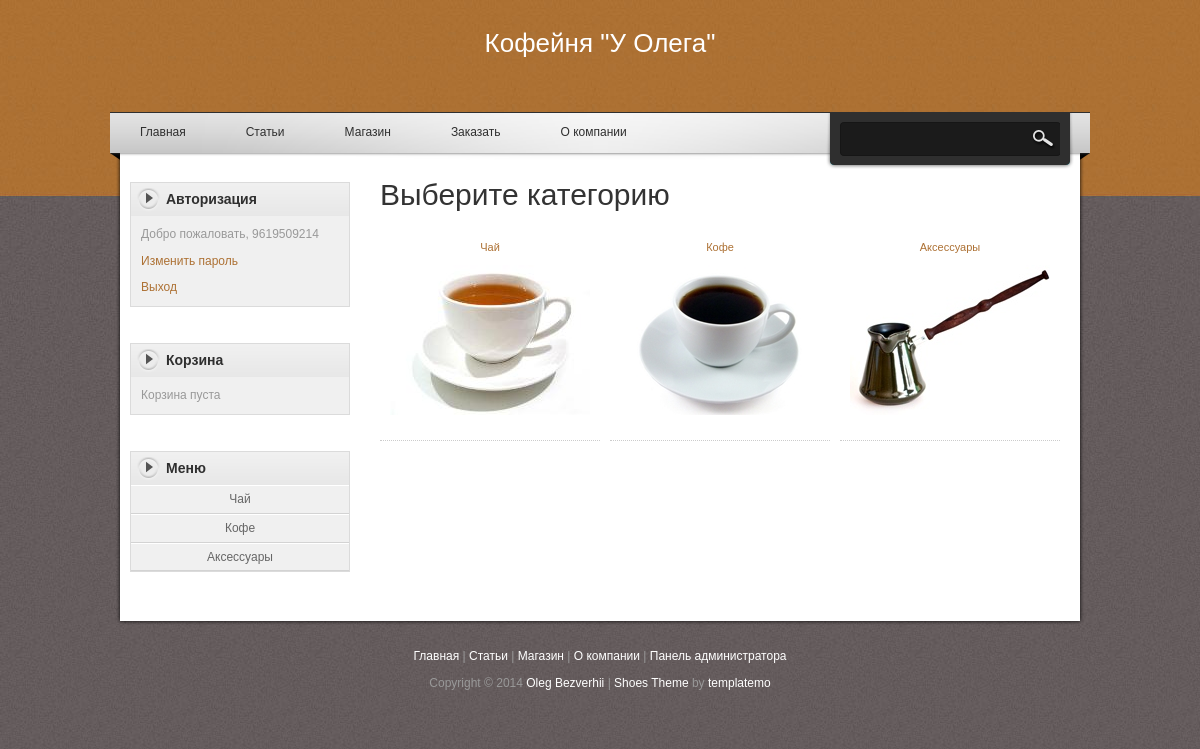
Screenshot of /?page=shop (signed in) with the database file from the repository.
### tables this page shows
CREATE TABLE IF NOT EXISTS `category` (
  `cat_id` tinyint(3) unsigned NOT NULL AUTO_INCREMENT,
  `name` varchar(255) NOT NULL,
  `podcat_id` tinyint(3) unsigned NOT NULL DEFAULT '0',
  `img` varchar(255) NOT NULL DEFAULT 'kryzka.jpg',
  PRIMARY KEY (`cat_id`)
);

### inc/shop.php (the view, shortened to what this page needs)
			<div class="sidebar_box"><span class="bottom"></span>
			<h3>Корзина</h3>
				<div class="content">
				<?php
				if($_SESSION['total_quantity'])
				{
					echo "Товаров в корзине: <br><strong>";
					echo $_SESSION['total_quantity'];
					echo "</strong> на сумму <strong>".$_SESSION['total_sum']." руб.</strong><p></p>";
					echo "<p><a href='http://shop.com/index.php?page=oplata'>Сделать заказ</a></p>";
					echo "<a href='http://shop.com/index.php?page=shop&clearcart'>Очистить корзину</a>";
				}
				else
				{
					echo "Корзина пуста";
				}
				?>
				</div>
			</div>
			<div class="sidebar_box"><span class="bottom"></span>
            	<h3>Меню</h3>
                <div class="content1">
                	<ul class="sidebar_list" style="padding-bottom: 0px;">
			<?php
			$res1 = mysql_query("SELECT * FROM category WHERE podcat_id=0",$db);
			while($cat = mysql_fetch_array($res1))
			{
				echo "<li><a href='?page=shop&category=".$cat['cat_id']."'>".$cat['name']."</a>";
				echo "<ul>";
				echo "</ul></li>";
			}
			?>
			        </ul>
                </div>
            </div>
</div>
        <div id="content" class="float_r">
        	<?php
				if(empty($cat_id))
				{
					if($tovar !=0)
					{
						$query = mysql_query("SELECT * FROM goods WHERE goods_id=".$tovar." AND visible='1'");
						$row = mysql_num_rows($query);
						$product = mysql_fetch_array($query);
						$query2 = mysql_query("SELECT name FROM category WHERE cat_id=".$product['cat_id']."",$db);
						$cat2 = mysql_fetch_array($query2);
						if ($row != 0)
						{
							echo "<h1>Информация о продукте</h1><div class='content_half float_l'>";
							echo "<a rel='lightbox[portfolio]' href='images/product/".$product['img']."'><img src='images/product/".$product['img']."' width='300' height='200' alt='image'/></a></div>";
							echo "<div class='content_half float_r'><table>";
							echo "<tr><td width='160'>Цена:</td><td>".$product['price']." руб.</td></tr>";
							echo "<tr><td>Цена за:</td><td>".$product['inv']."</td></tr>";
							echo "<tr><td>Имя:</td><td>".$product['name']."</td></tr>";
							echo "<tr><td>Категория:</td><td>".$cat2['name']."</td></tr>";
							echo "</table><div class='cleaner h20'></div>";
							echo "<a href='?page=shop&goods_id=".$product['goods_id']."&addtocart' class='addtocart'></a></div>";
							echo "<div class='cleaner h30'></div>";
							echo "<h3>Описание товара</h3>";
							echo "<p>".$product['text']."</p><div class='cleaner h50'></div>";
						}
						else
						{echo "Такого товара нет";}
					}
					else
					{
						echo "<h1>Выберите категорию</h1>";
						$res1 = mysql_query("SELECT * FROM category WHERE podcat_id=0",$db);
						while($cat = mysql_fetch_array($res1))
						{
							echo "<div class='product_box'>";
							echo "<h3><a href='?page=shop&category=".$cat['cat_id']."'>".$cat['name']."</a></h3>";
							echo "<a href='?page=shop&category=".$cat['cat_id']."'><img src='images/default/".$cat['img']."' width='200' height='150'  alt='".$cat['name']."'/></a>";
							echo "</div>";
						}
					}
				}
			?>
        </div>

### templatemo_style.css (style rules this page uses)
body { margin: 0; padding: 0; color: #999; font-family: Tahoma, Geneva, sans-serif; font-size: 12px; line-height: 1.4em; background-color: #665f5f; background-repeat: repeat; background-image: url(images/templatemo_body.jpg) }
a, a:link, a:visited { color: #ad7134; font-weight: normal; text-decoration: none }
img { border: none; }
h1, h2, h3, h4, h5, h6 { color: #333; font-weight: normal; }
h1 { font-size: 30px; margin: 0 0 30px; padding: 5px 0 }
h3 { font-size: 20px; margin: 0 0 20px; padding: 0; }
.float_r { float: right }
#content { width: 690px }
.sidebar_box { position: relative; background: #f0f0f0; margin-bottom: 36px; border: 1px solid #dbdbdb }
.sidebar_box h3 { font-size: 14px; font-weight: 700; padding: 0 10px 0 35px; margin: 0; width: 185px; height: 33px; line-height: 33px; margin-bottom: 0; background: url(images/templatemo_sidebar_header.png) no-repeat; color: #2f2f2f }
#sidebar .sidebar_box .content { padding: 10px 10px 10px; }
#sidebar .sidebar_box .content1 { text-align:center; }
#sidebar .sidebar_list,#sidebar .sidebar_list li ul { margin: 0; padding: 0 0 10px; list-style: none; }
#sidebar .sidebar_list li { display: block; margin: 0; padding: 5px 0; border-top: 1px solid #fff; border-bottom: 1px solid #d3d3d3; position:relative }
#sidebar .sidebar_list li a { color: #666; display:block; }
.product_box { float: left; width: 220px; text-align: center; margin: 0 10px 30px 0; padding-bottom: 20px; border-bottom: 1px dotted #ccc }
.product_box img { margin-bottom: 5px; }
.product_box h3 { font-size: 11px; color: #000; font-weight: 700; margin-bottom: 10px; }

### rows the page displays
category: name "Чай", img (picture)
category: name "Кофе", img (picture)
category: name "Аксессуары", img (picture)

### other values shown
$_SESSION['auth']['user'] "9619509214"
